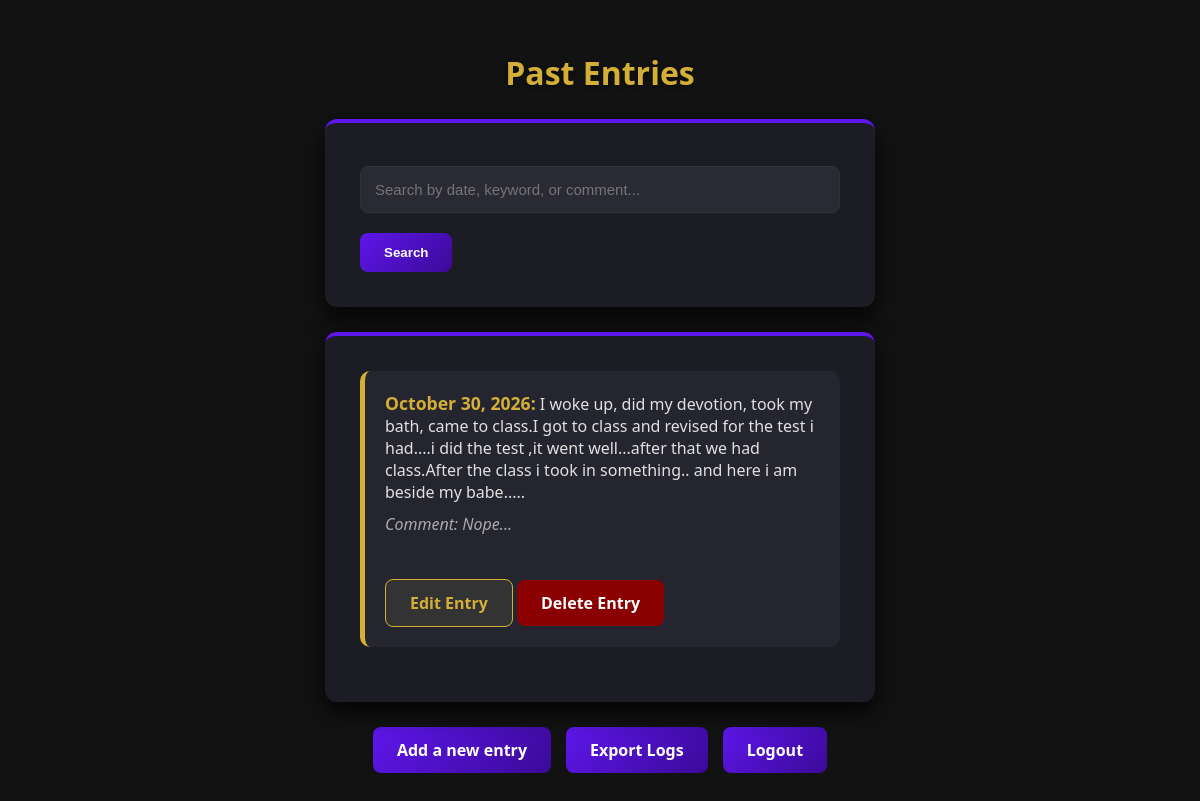
The app's page /logs (signed in) with its own data.
### app.py (models this page shows)
class LogEntry(db.Model):
    id = db.Column(db.Integer, primary_key=True)
    date = db.Column(db.String(50), nullable=False)
    activity = db.Column(db.Text, nullable=False)
    comment = db.Column(db.Text, nullable=True)

### app.py (the view)
@app.route('/logs')
def view_logs():
    if 'user_id' not in session:
        return redirect('/login')
    search_query = request.args.get('query')
    if search_query:
        entries = LogEntry.query.filter(
            LogEntry.activity.contains(search_query) | LogEntry.date.contains(search_query) | LogEntry.comment.contains(search_query)
        ).all()
    else:
        entries = LogEntry.query.all()
    return render_template('logs.html', entries=entries, search_query=search_query)

### templates/logs.html (shortened to what this page needs)
<!DOCTYPE html>
<html>
<head>
    <link rel="stylesheet" href="{{ url_for('static', filename='style.css') }}">
</head>
<body>
    <h1>Past Entries</h1>
    <form action="/logs" method="GET" class="search-form">
        <input type="text" name="query" placeholder="Search by date, keyword, or comment..." value="{{ search_query or '' }}">
        <button type="submit">Search</button>
    </form>
    <div class="log-container">
        <ul>
            {% for entry in entries %}
                <li>
                    <strong>{{ entry.date }}:</strong> {{ entry.activity }}
                    <br>
                    <em>Comment: {{ entry.comment }}</em>
                    <br><br>
                    <a href="/edit/{{ entry.id }}" class="edit-btn">Edit Entry</a>
                    <a href="/delete/{{ entry.id }}" class="delete-btn">Delete Entry</a>
                </li>
            {% else %}
                <li>No entries found matching your search.</li>
            {% endfor %}
        </ul>
    </div>
    <div class="button-group">
        <a href="/" class="secondary-btn">Add a new entry</a>
        <a href="/export" class="secondary-btn">Export Logs</a>
        <a href="/logout" class="secondary-btn">Logout</a>
    </div>
</body>
</html>

### static/style.css (style rules this page uses)
:root { --bg-main: #121212; --bg-container: #1c1c24; --text-light: #e0e0e0; --accent-gold: #d4af37; --accent-purple: #5e17eb; --input-bg: #2a2a35; }
body { background-color: var(--bg-main); color: var(--text-light); font-family: 'Segoe UI', Tahoma, Geneva, Verdana, sans-serif; margin: 0; padding: 30px 20px; display: flex; flex-direction: column; align-items: center; min-height: 100vh; }
h1 { color: var(--accent-gold); text-shadow: 0 2px 4px rgba(0,0,0,0.5); margin-bottom: 25px; }
form, .log-container { background-color: var(--bg-container); padding: 35px; border-radius: 12px; box-shadow: 0 10px 25px rgba(0, 0, 0, 0.8); width: 100%; max-width: 550px; margin-bottom: 25px; border-top: 4px solid var(--accent-purple); box-sizing: border-box; }
input, textarea { width: 100%; padding: 14px; margin: 8px 0 20px 0; border: 1px solid #333; border-radius: 8px; background-color: var(--input-bg); color: white; font-size: 15px; box-sizing: border-box; transition: border-color 0.3s ease, box-shadow 0.3s ease; }
button, .secondary-btn, .edit-btn, .delete-btn, .clear-btn { background: linear-gradient(135deg, var(--accent-purple), #3B0998); color: white; padding: 12px 24px; border: none; border-radius: 8px; cursor: pointer; text-decoration: none; display: inline-block; font-weight: bold; text-align: center; transition: transform 0.2s ease, box-shadow 0.2s ease; }
.button-group { display: flex; gap: 15px; justify-content: center; width: 100%; max-width: 550px; }
.delete-btn { background: #8b0000; }
.edit-btn { background: #333; border: 1px solid var(--accent-gold); color: var(--accent-gold); }
ul { list-style-type: none; padding: 0; margin: 0; }
li { background-color: #252530; margin-bottom: 20px; padding: 20px; border-radius: 10px; border-left: 5px solid var(--accent-gold); }
.log-container li { opacity: 0; transform: translateY(20px); transition: all 0.4s cubic-bezier(0.25, 0.8, 0.25, 1); }
strong { color: var(--accent-gold); font-size: 1.1em; }
em { color: #aaa; display: block; margin-top: 10px; }
.animate-in { opacity: 1 !important; transform: translateY(0) !important; }

### records on screen
LogEntry: date "October 30, 2026", activity "I woke up, did my devotion, took my bath, came to class.I got to class and revised for the test i had....i did the test ,it went well...after that we had class.After the class i took in something.. and here i am beside my babe.....", comment "Nope..."
